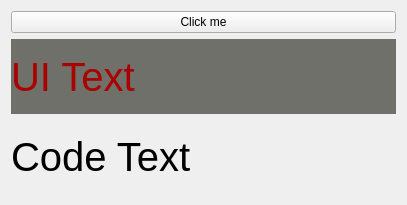
<?xml version="1.0" encoding="UTF-8"?>
<ui version="4.0">
 <class>Widget</class>
 <widget class="QWidget" name="Widget">
  <property name="geometry">
   <rect>
    <x>0</x>
    <y>0</y>
    <width>407</width>
    <height>205</height>
   </rect>
  </property>
  <property name="windowTitle">
   <string>Widget</string>
  </property>
  <layout class="QVBoxLayout" name="verticalLayout">
   <item>
    <widget class="QPushButton" name="pushButton">
     <property name="text">
      <string>Click me</string>
     </property>
    </widget>
   </item>
   <item>
    <widget class="QLabel" name="uiTextLabel">
     <property name="font">
      <font>
       <pointsize>30</pointsize>
      </font>
     </property>
     <property name="styleSheet">
      <string notr="true">background-color: rgb(110, 112, 105);
color: rgb(170, 0, 0);</string>
     </property>
     <property name="text">
      <string>UI Text </string>
     </property>
    </widget>
   </item>
   <item>
    <widget class="QLabel" name="codeTextLabel">
     <property name="font">
      <font>
       <pointsize>30</pointsize>
      </font>
     </property>
     <property name="text">
      <string>Code Text</string>
     </property>
    </widget>
   </item>
  </layout>
 </widget>
 <resources/>
 <connections/>
</ui>
